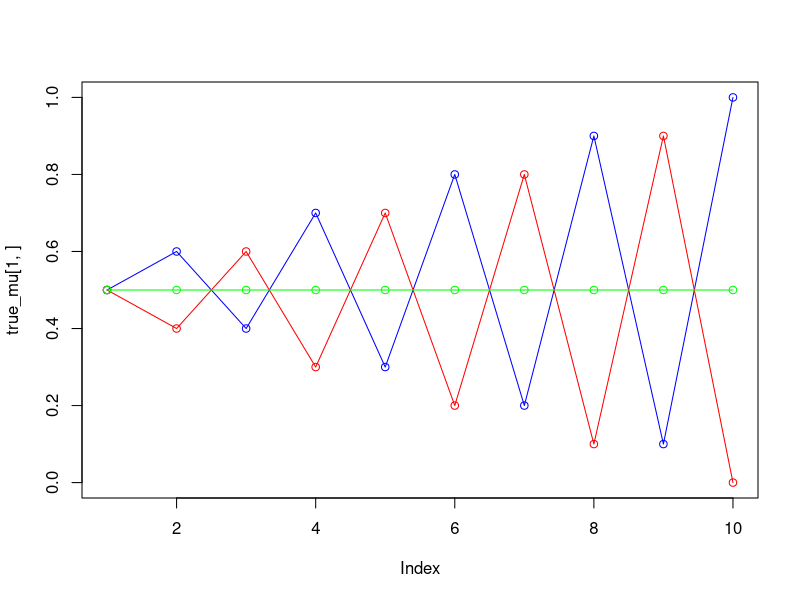
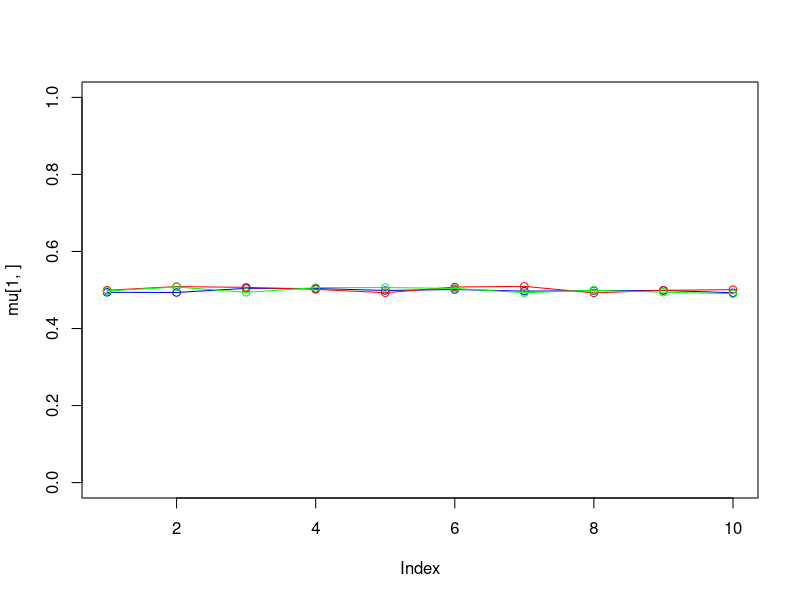
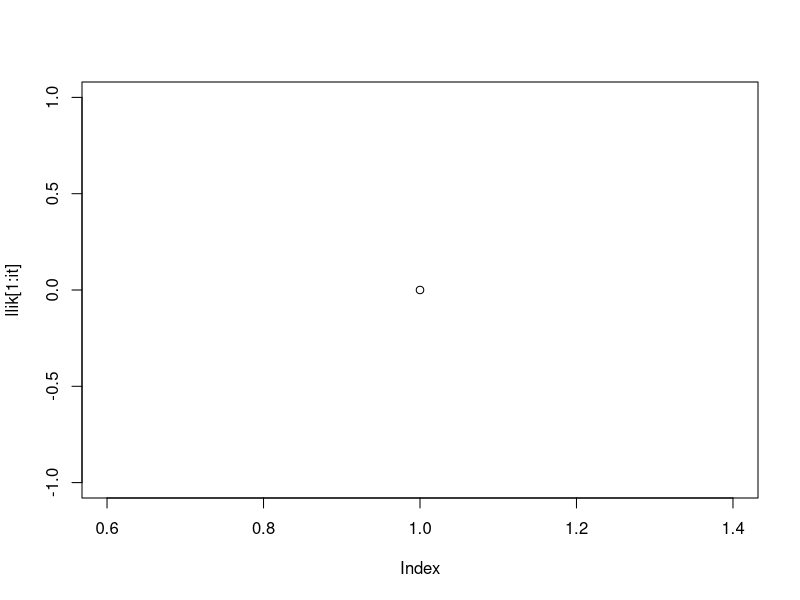

R code for these plots, in order:
# Assignment 2
set.seed(1234567890)

# max number of EM iterations
max_it = 1

# min change in log likelihood between two consecutive EM iterations
min_change = 0.1 

# number of training points
N = 1000 

# number of dimensions
D = 10

# training data
x = matrix(nrow=N, ncol=D) 

# true mixing coefficients
true_pi = vector(length = 3) 

# true conditional distributions
true_mu = matrix(nrow=3, ncol=D)

true_pi=c(1/3, 1/3, 1/3)
true_mu[1,]=c(0.5,0.6,0.4,0.7,0.3,0.8,0.2,0.9,0.1,1)
true_mu[2,]=c(0.5,0.4,0.6,0.3,0.7,0.2,0.8,0.1,0.9,0)
true_mu[3,]=c(0.5,0.5,0.5,0.5,0.5,0.5,0.5,0.5,0.5,0.5)

plot(true_mu[1,], type="o", col="blue", ylim=c(0,1))

points(true_mu[2,], type="o", col="red")
points(true_mu[3,], type="o", col="green")

# Producing the training data
for(n in 1:N) {
  k <- sample(1:3,1,prob=true_pi)
  for(d in 1:D) {
    x[n,d] <- rbinom(1,1,true_mu[k,d])
  }
}

# number of guessed components
K = 3 

# fractional component assignments
z = matrix(nrow=N, ncol=K) 

# mixing coefficients
pi = vector(length = K)

# conditional distributions
mu = matrix(nrow=K, ncol=D) 

# log likelihood of the EM iterations
llik = vector(length = max_it)

# Random initialization of the paramters
pi <- runif(K,0.49,0.51)
pi <- pi / sum(pi)
for(k in 1:K) {
  mu[k,] <- runif(D,0.49,0.51)
}

pi
mu

pbern = function(x, p) {
  return(p * (1-p)^(1-x))
}

initialize_gamma = function(x, mu, pi) {
  
  l_x = x
  l_mu = mu
  l_pi = pi
  
  gamma = function(n, k) {
    
    X = x[n,]
    
    ##### Nominator
    bernoulli_x_given_mu = 1
    
    for (i in 1:ncol(l_mu)) {
      bernoulli_x_given_mu = bernoulli_x_given_mu * pbern(X[i], mu[k, i])
    }
    
    p_given_x_nom = pi[k] * bernoulli_x_given_mu
    
    ##### Denominator
    denominator_sum = 0
    
    for (j in 1:nrow(l_mu)) {
      ## First Bernoulli
      
      bernoulli_x_given_mu_denom = 1
      
      for (l in 1:ncol(l_mu)) {
        bernoulli_x_given_mu_denom = bernoulli_x_given_mu_denom * pbern(X[l], mu[j, l])
      }
      
      p_given_x_denom = pi[j] * bernoulli_x_given_mu_denom
      denominator_sum = denominator_sum + p_given_x_denom
    }
    
    return(p_given_x_nom/denominator_sum)
  }
   
  return(gamma)
}


gamma_calc = initialize_gamma(x, mu, pi)

for(it in 1:max_it) {
  plot(mu[1,], type="o", col="blue", ylim=c(0,1))
  points(mu[2,], type="o", col="red")
  points(mu[3,], type="o", col="green")
  #points(mu[4,], type="o", col="yellow")
  Sys.sleep(0.5)
  # E-step: Computation of the fractional component assignments
  # The E-step estimates the probability of each point belonging to each cluster
  # Your code here
  for (l_n in 1:N) {
    for (l_k in 1:K) {
      z[l_n, l_k] = gamma_calc(l_n, l_k)
    }
  }
  
  #Log likelihood computation.
  # Your code here
  
  cat("iteration: ", it, "log likelihood: ", llik[it], "\n")
  flush.console()
  # Stop if the lok likelihood has not changed significantly
  # Your code here
  
  #M-step: ML parameter estimation from the data and fractional component assignments
  # Your code here
  
}

pi
mu
plot(llik[1:it], type="o")















